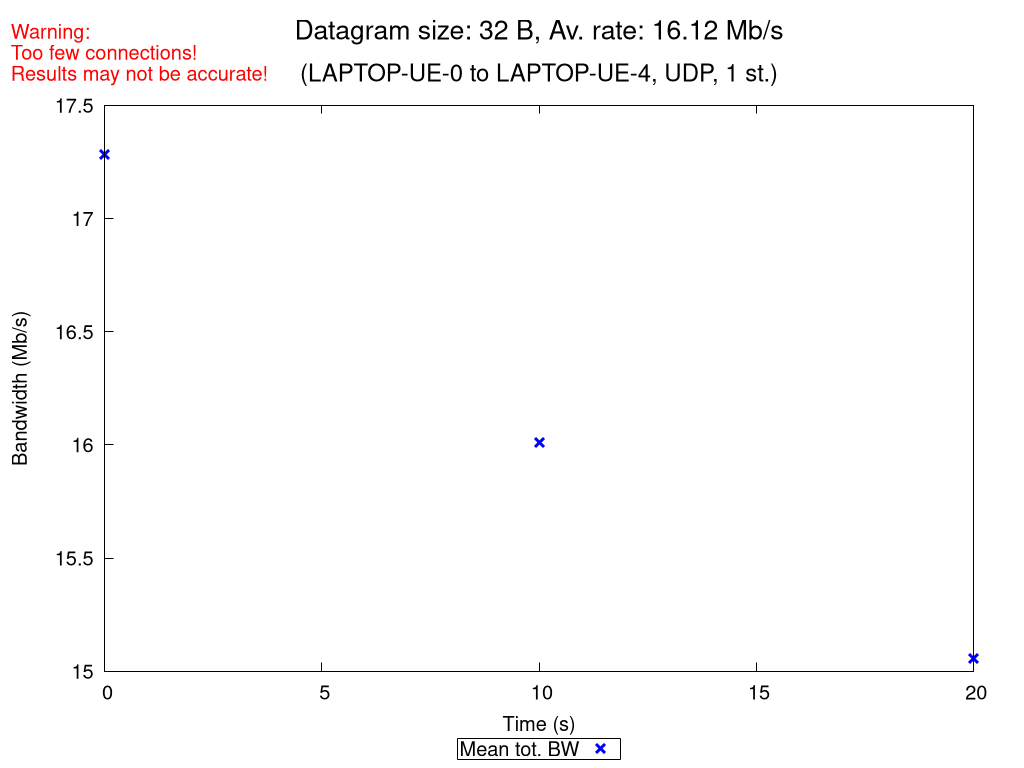

Source code (gnuplot):
set terminal pngcairo nocrop enhanced size 1024,768 font "Verdana,15"
set output "UDP_1_st_2020_10_17_21-14-10_one2two_00032B.png"

set title "{/=20 Datagram size: 32 B, Av. rate: 16.12 Mb/s}\n\n{/=18 (LAPTOP-UE-0 to LAPTOP-UE-4, UDP, 1 st.)}"
set label "Warning:\nToo few connections!\nResults may not be accurate!" at screen 0.01, screen 0.96 tc rgb "red"

set xlabel "Time (s)"
set ylabel "Bandwidth (Mb/s)"
set ytics nomirror
set key bmargin center horizontal box samplen 1 width -1
set bmargin 4.6
set rmargin 4.5

rf = 1000000.0  # rate factor
set style fill transparent solid 0.2 noborder
set autoscale xfix
plot "UDP_1_st_2020_10_17_21-14-10_one2two_00032B_iperf_processed.dat" using 1:($2/rf-$3/rf):($2/rf+$3/rf) with filledcurves lc rgb "blue" notitle, \
     "" using 1:($2/rf) with points pt 2 ps 1.5 lw 3 lc rgb "blue" title "Mean tot. BW", \
